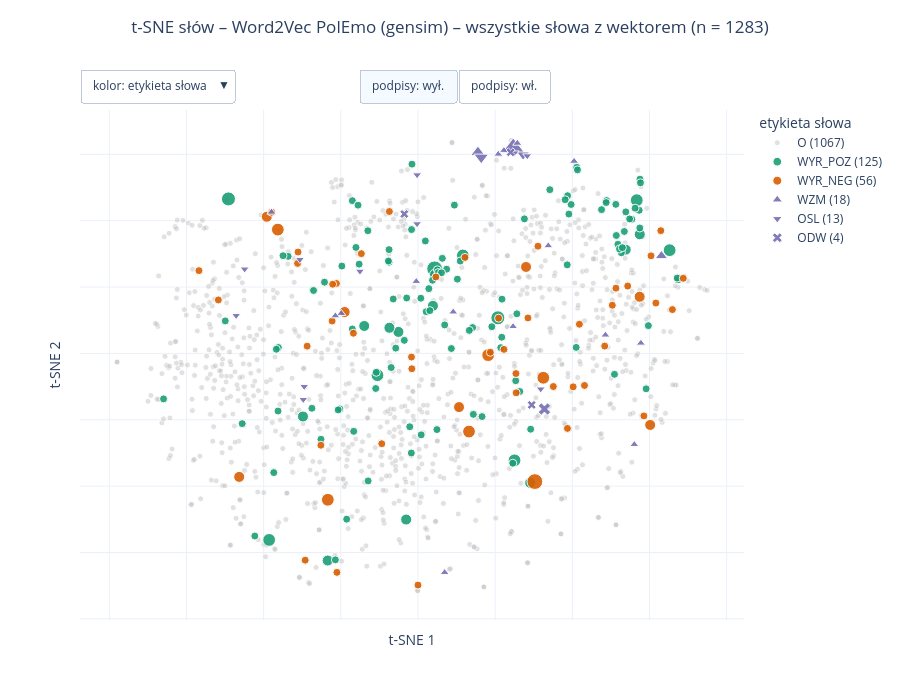

Write notebook code for a chart like this one.
### Markdown cell above
### 2.3 Word2Vec PolEmo – wszystkie słowa z wektorem

### Code cell
show_tsne("w2v_polemo", "all")
